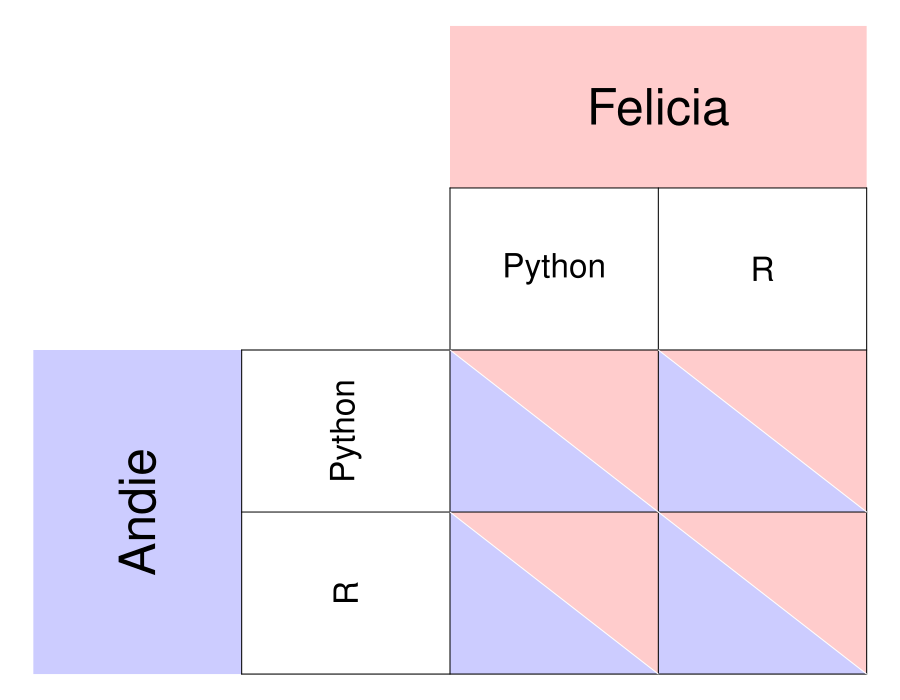

R code for this plot:
require(ggplot2)
require(shape)
pdf(file = "society/matrix_python_ruby_empty.pdf", width = 9, height = 7)

par(mar =  c(0, 0, 0, 0))
xlims <- c(0, 8)
ylims <- c(0, 8)

#TextSizes
PlayerSize <- 3
StratSize <- 2
PayoffSize <- 3
p1fadelevel <- 0.2
p2fadelevel <- 0.2

#Payoffs are listed as c("NW", "SW", "NE", "SE")

#Considerations for Player 1
P1Name <- c("Andie")
P1Strat <- c("Python", "R")
P1Payoffs <- c("", "", "", "")
P1BR1 <- c("NW") #Must be NW or SW - the BR prints accordingly. 
P1BR2 <- c("SE") #Must be NE or SE - the BR prints accordingly. 
#NW = (5, 3); SW = (5,1); NE = (7, 3); SE = (7, 1)
P1bestsize <- 2.5 #Adjusts size of point indicating best response of P1

#Considerations for Player 2
P2Name <- c("Felicia")
P2Strat <- c("Python", "R")
P2Payoffs <- c("", "", "", "")
P2BR1 <- c("NW") #Must be NW or SW - the BR prints accordingly. 
P2BR2 <- c("SE") #Must be NE or SE - the BR prints accordingly. 
P2bestsize <- 4 #Adjusts size of circle indicating best response of P2

plot(0, 0, xlim = xlims, ylim = ylims, type = "n",
     xlab = expression(""),
     ylab = expression(""),
     xaxt = "n", 
     yaxt = "n", 
     cex.lab = 2, 
     bty = "n")



#Color and label for Player 1 and their strategies
polygon(c(0,0,2,2,0), c(0,4,4,0,0), col=rgb(0, 0, 1, p1fadelevel), density=NULL, border = NA)
text(1, 2, P1Name[1], srt = 90, cex = PlayerSize)

text(3, 3, P1Strat[1], cex = StratSize, srt = 90)
text(3, 1, P1Strat[2], cex = StratSize, srt = 90)


#Color and label for Player 2
polygon(c(4,4,8,8,4), c(8,6,6,8,8), col=rgb(1, 0, 0, p2fadelevel), density=NULL, border = NA)
text(6, 7, P2Name[1], cex = PlayerSize)

text(5, 5, P2Strat[1], cex = StratSize)
text(7, 5, P2Strat[2], cex = StratSize)

#NorthWest cell 
#P1
polygon(c(4,4,6,4), c(4,2,2,4), col=rgb(0, 0, 1, p1fadelevel), density=NULL, border = NA)
#P2
polygon(c(4,6,6,4), c(4,4,2,4), col=rgb(1, 0, 0, p2fadelevel), density=NULL, border = NA)

#P1
text(4.5, 2.5, P1Payoffs[1], cex = PayoffSize)
#P2
text(5.5, 3.5, P2Payoffs[1], cex = PayoffSize)

#SouthWest cell  
#P1
polygon(c(4,4,6,4), c(2,0,0,2), col=rgb(0, 0, 1, p1fadelevel), density=NULL, border = NA)
#P2
polygon(c(4,6,6,4), c(2,2,0,2), col=rgb(1, 0, 0, p2fadelevel), density=NULL, border = NA)

#P1
text(4.5, 0.5, P1Payoffs[2], cex = PayoffSize)
#P2
text(5.5, 1.5, P2Payoffs[2], cex = PayoffSize)


#NorthEast cell 
#P1
polygon(c(6,6,8,6), c(4,2,2,4), col=rgb(0, 0, 1, p1fadelevel), density=NULL, border = NA)
#P2
polygon(c(6,8,8,6), c(4,4,2,4), col=rgb(1, 0, 0, p2fadelevel), density=NULL, border = NA)
#P1
text(6.5, 2.5, P1Payoffs[3], cex = PayoffSize)
#P2
text(7.5, 3.5, P2Payoffs[3], cex = PayoffSize)

#SouthEast cell 
#P1
polygon(c(6,6,8,6), c(2,0,0,2), col=rgb(0, 0, 1, p1fadelevel), density=NULL, border = NA)
#P2
polygon(c(6,8,8,6), c(2,2,0,2), col=rgb(1, 0, 0, p2fadelevel), density=NULL, border = NA)
#P1
text(6.5, 0.5, P1Payoffs[4], cex = PayoffSize)
#P2
text(7.5, 1.5, P2Payoffs[4], cex = PayoffSize)


#Lines for the Table
segments(8, 0, 8, 6, lty = 1, col = "black")
segments(4, 6, 8, 6, lty = 1, col = "black")
segments(2, 0, 2, 4, lty = 1, col = "black")
segments(2, 0, 8, 0, lty = 1, col = "black")
segments(2, 4, 8, 4, lty = 1, col = "black")
segments(4, 0, 4, 6, lty = 1, col = "black")
segments(2, 2, 8, 2, lty = 1, col = "black")
segments(6, 0, 6, 6, lty = 1, col = "black")

#Diagonals
#NW
segments(4, 4, 6, 2, lty = 1, col = "white")
#NE
segments(6, 4, 8, 2, lty = 1, col = "white")
#SW
segments(4, 2, 6, 0, lty = 1, col = "white")
#Se
segments(6, 2, 8, 0, lty = 1, col = "white")


# #Best responses 
# #P1 
# if (P1BR1[1] == "NW"){
#   points(5, 3, pch = 16, col = "black", cex = P1bestsize)
# } else{points(5, 1, pch = 16, col = "black", cex = P1bestsize)
# }
# 
# if (P1BR2[1] == "NE"){
#   points(7, 3, pch = 16, col = "black", cex = P1bestsize)
# } else{points(7, 1, pch = 16, col = "black", cex = P1bestsize)
# }
# 
# 
# #P2
# if (P2BR1[1] == "NW"){
#   points(5, 3, pch = 1, col = "black", cex = P2bestsize)
# } else{points(7, 3, pch = 1, col = "black", cex = P2bestsize)
# }
# 
# if (P2BR2[1] == "SW"){
#   points(5, 3, pch = 1, col = "black", cex = P2bestsize)
# } else{points(7, 1, pch = 1, col = "black", cex = P2bestsize)
# }

dev.off()
